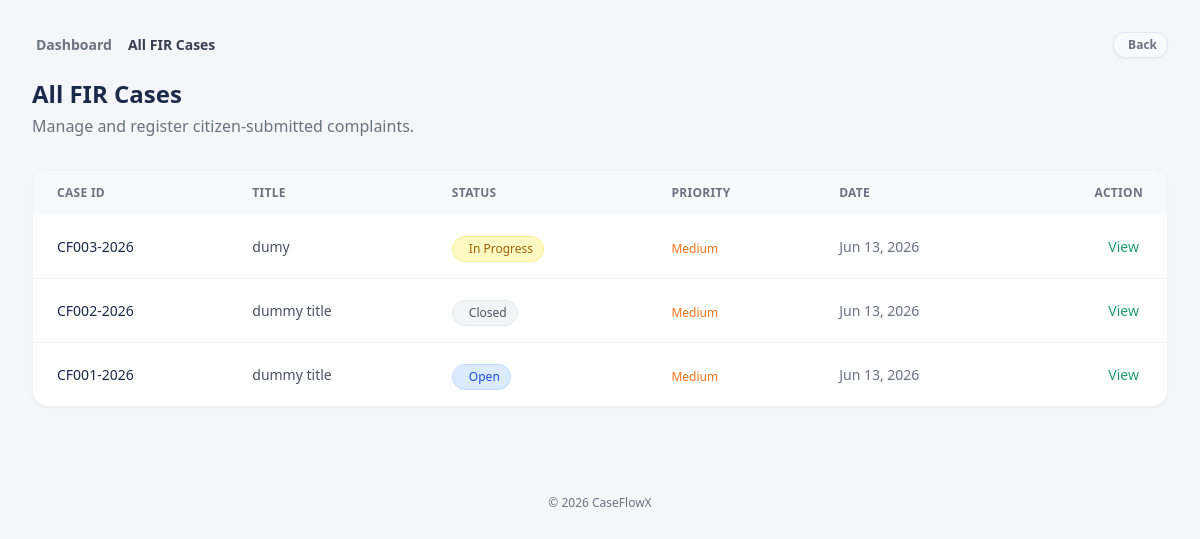
Page /cases.php (signed in) on the earlier database version.
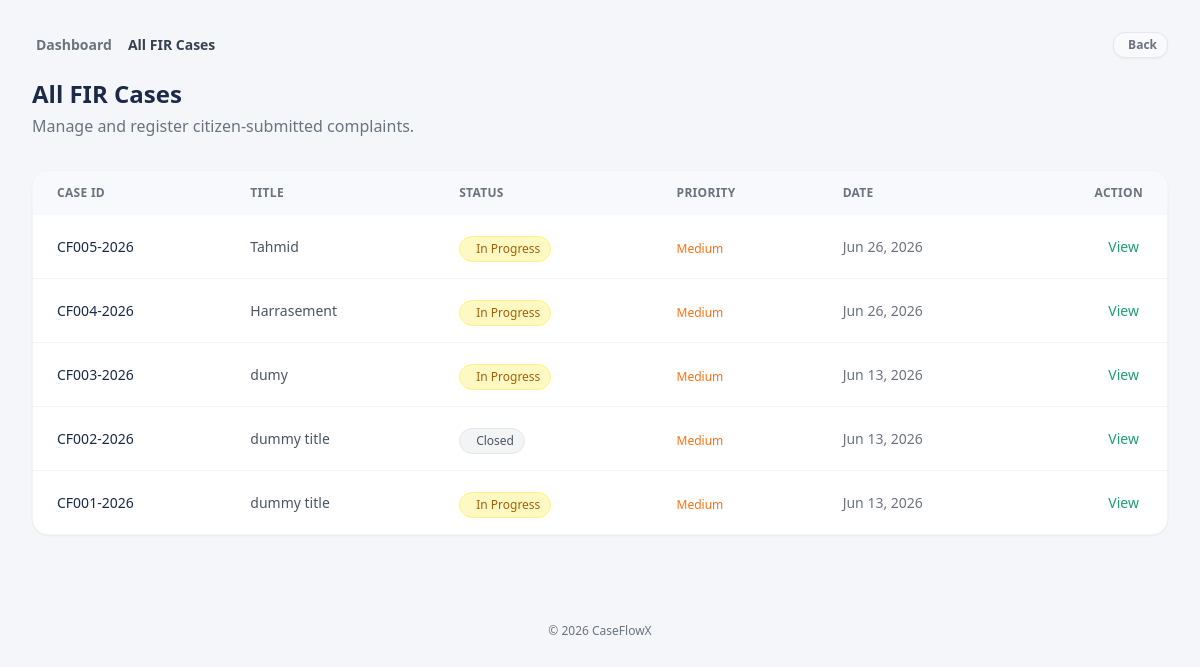
Same page on the later database version.
### tables this page shows
CREATE TABLE cases (
            id              INTEGER PRIMARY KEY AUTOINCREMENT,
            citizen_id      INTEGER NOT NULL,
            case_number     TEXT    NOT NULL UNIQUE,
            title           TEXT    NOT NULL,
            description     TEXT    NOT NULL,
            status          TEXT    NOT NULL DEFAULT 'open' CHECK(status IN ('open','in_progress','resolved','closed')),
            priority        TEXT    NOT NULL DEFAULT 'low' CHECK(priority IN ('low','medium','high')),
            created_at      TEXT    NOT NULL DEFAULT (datetime('now')), fir_number TEXT, complainant_name TEXT, complainant_nid TEXT, complainant_phone TEXT, complainant_address TEXT, incident_date TEXT, incident_time TEXT, incident_location TEXT, incident_description TEXT, sections_applied TEXT, witness_details TEXT, officer_id INTEGER, station_code TEXT, investigating_officer TEXT, modified_by INTEGER, modified_at TEXT, investigator_id INTEGER,
            FOREIGN KEY (citizen_id) REFERENCES citizens(id) ON DELETE CASCADE
        );

### cases.php (the view, shortened to what this page needs)
<?php
require_once __DIR__ . '/db.php';
$role = $_SESSION['role'] ?? '';
$db = get_db();
if ($role === 'Admin' || $role === 'Officer' || $role === 'FIR Officer' || $role === 'Supervisor') {
    $stmt = $db->prepare('
        SELECT * FROM cases
        ORDER BY created_at DESC
    ');
    $stmt->execute();
}
$cases = $stmt->fetchAll();
$dashboardUrl = 'dashboard.php';
$pageTitle = 'My Cases';
$pageSub = 'View and track all your filed complaints.';
if ($role === 'Officer' || $role === 'FIR Officer' || $role === 'Supervisor') {
    $dashboardUrl = 'fir_officer_dashboard.php';
    $pageTitle = 'All FIR Cases';
    $pageSub = 'Manage and register citizen-submitted complaints.';
} elseif ($role === 'Investigator') {
    $dashboardUrl = 'investigator_dashboard.php';
    $pageTitle = 'Assigned Cases';
    $pageSub = 'Manage your assigned investigation cases.';
} elseif ($role === 'Admin') {
    $dashboardUrl = 'admin_users.php';
    $pageTitle = 'All FIR Cases';
    $pageSub = 'Manage and register citizen-submitted complaints.';
}
function statusBadge(string $status): string {
    $colors = [
        'open'        => 'bg-blue-100 text-blue-700 border-blue-200',
        'in_progress' => 'bg-yellow-100 text-yellow-700 border-yellow-200',
        'resolved'    => 'bg-green-100 text-green-700 border-green-200',
        'closed'      => 'bg-gray-100 text-gray-600 border-gray-200',
    ];
    $icons = [
        'open'        => 'ti-circle-dot',
        'in_progress' => 'ti-loader',
        'resolved'    => 'ti-check-circle',
        'closed'      => 'ti-x',
    ];
    $labels = [
        'open'        => 'Open',
        'in_progress' => 'In Progress',
        'resolved'    => 'Resolved',
        'closed'      => 'Closed',
    ];
    $cls = $colors[$status] ?? $colors['open'];
    $ico = $icons[$status] ?? $icons['open'];
    $lbl = $labels[$status] ?? ucfirst($status);
    return "<span class=\"inline-flex items-center gap-1.5 px-2.5 py-1 rounded-full text-xs font-medium border {$cls}\">
            <i class=\"ti {$ico}\"></i> {$lbl}
          </span>";
}
function priorityBadge(string $priority): string {
    $colors = [
        'low'    => 'text-gray-500',
        'medium' => 'text-orange-500',
        'high'   => 'text-red-500',
    ];
    $cls = $colors[$priority] ?? $colors['low'];
    return "<span class=\"text-xs font-medium {$cls}\">" . ucfirst($priority) . "</span>";
}
?>
<!DOCTYPE html>
<html lang="en">
<head>
  <link rel="stylesheet" href="https://cdn.jsdelivr.net/npm/@tabler/icons-webfont@3.19.0/dist/tabler-icons.min.css">
  <script src="https://cdn.tailwindcss.com"></script>
</head>
<body class="bg-[#F4F6F9] min-h-screen flex flex-col justify-between">
  <div class="flex-grow">
    <div class="max-w-7xl mx-auto px-4 sm:px-6 lg:px-8 py-8">
    <div class="mb-5 flex items-center justify-between">
      <div class="flex items-center gap-2 text-sm text-gray-500">
        <a href="<?= htmlspecialchars($dashboardUrl) ?>" class="hover:text-accent transition-colors flex items-center gap-1 font-semibold">
          <i class="ti ti-home text-base"></i> Dashboard
        </a>
        <span class="text-gray-700 font-bold"><?= htmlspecialchars($pageTitle) ?></span>
      </div>
      <button onclick="history.back()" class="text-gray-500 hover:text-navy transition-colors flex items-center gap-1 text-xs font-semibold border border-slate-200 px-2.5 py-1 rounded-xl bg-slate-50 hover:bg-slate-100 transition shadow-sm">
        <i class="ti ti-arrow-left"></i> Back
      </button>
    </div>
    <div class="flex flex-col sm:flex-row sm:items-center sm:justify-between gap-4 mb-8">
      <div>
        <h1 class="text-2xl font-bold text-navy"><?= htmlspecialchars($pageTitle) ?></h1>
        <p class="text-gray-500 mt-1"><?= htmlspecialchars($pageSub) ?></p>
      </div>
    </div>
    <div class="bg-white rounded-2xl shadow-sm border border-gray-100 overflow-hidden">
      <div class="overflow-x-auto">
        <table class="w-full">
          <thead class="bg-[#f8f9fc]">
            <tr>
              <th class="px-6 py-3.5 text-left text-xs font-semibold text-gray-500 uppercase tracking-wide">Case ID</th>
              <th class="px-6 py-3.5 text-left text-xs font-semibold text-gray-500 uppercase tracking-wide">Title</th>
              <th class="px-6 py-3.5 text-left text-xs font-semibold text-gray-500 uppercase tracking-wide">Status</th>
              <th class="px-6 py-3.5 text-left text-xs font-semibold text-gray-500 uppercase tracking-wide">Priority</th>
              <th class="px-6 py-3.5 text-left text-xs font-semibold text-gray-500 uppercase tracking-wide">Date</th>
              <th class="px-6 py-3.5 text-right text-xs font-semibold text-gray-500 uppercase tracking-wide">Action</th>
            </tr>
          </thead>
          <tbody class="divide-y divide-gray-100">
            <?php foreach ($cases as $case): ?>
            <tr class="hover:bg-gray-50/50 transition">
              <td class="px-6 py-4 text-sm font-medium text-navy"><?= htmlspecialchars($case['case_number']) ?></td>
              <td class="px-6 py-4 text-sm text-gray-600"><?= htmlspecialchars($case['title']) ?></td>
              <td class="px-6 py-4"><?= statusBadge($case['status']) ?></td>
              <td class="px-6 py-4"><?= priorityBadge($case['priority']) ?></td>
              <td class="px-6 py-4 text-sm text-gray-500"><?= date('M d, Y', strtotime($case['created_at'])) ?></td>
              <td class="px-6 py-4 text-right">
                <a href="case-details.php?id=<?= (int)$case['id'] ?>" class="text-accent hover:text-accent-dark font-medium text-sm flex items-center gap-1 justify-end">
                  View <i class="ti ti-external-link text-xs"></i>
                </a>
              </td>
            </tr>
            <?php endforeach; ?>
          </tbody>
        </table>
      </div>
    </div>
  </div>
  <footer class="py-6 mt-8">
    <div class="max-w-7xl mx-auto px-4 text-center">
      <p class="text-xs text-gray-500 font-medium">
        © 2026 CaseFlowX
      </p>
    </div>
  </footer>
</body>
</html>

Differences in the rows shown:
added cases: case_number "CF005-2026", title "Tahmid", status "In Progress", priority "Medium", created_at "Jun 26, 2026"
added cases: case_number "CF004-2026", title "Harrasement", status "In Progress", priority "Medium", created_at "Jun 26, 2026"
changed cases "CF001-2026": status "Open" → "In Progress"
